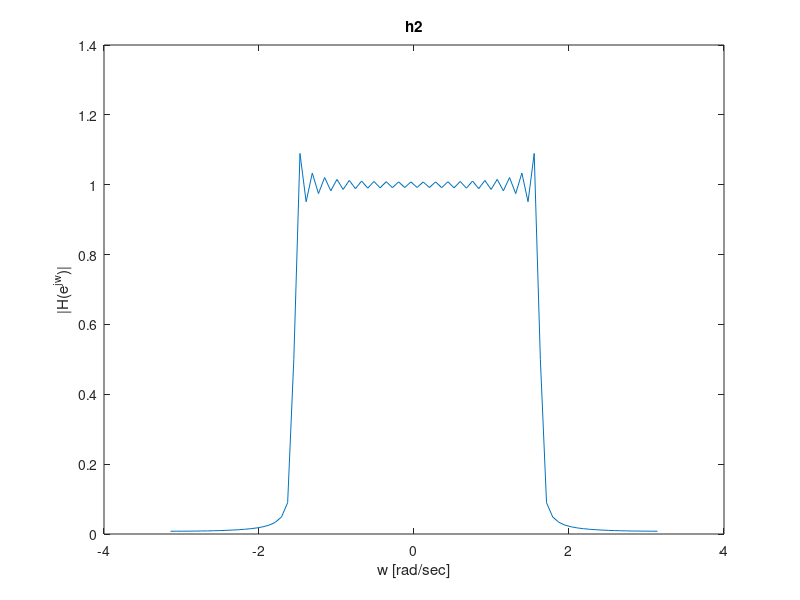
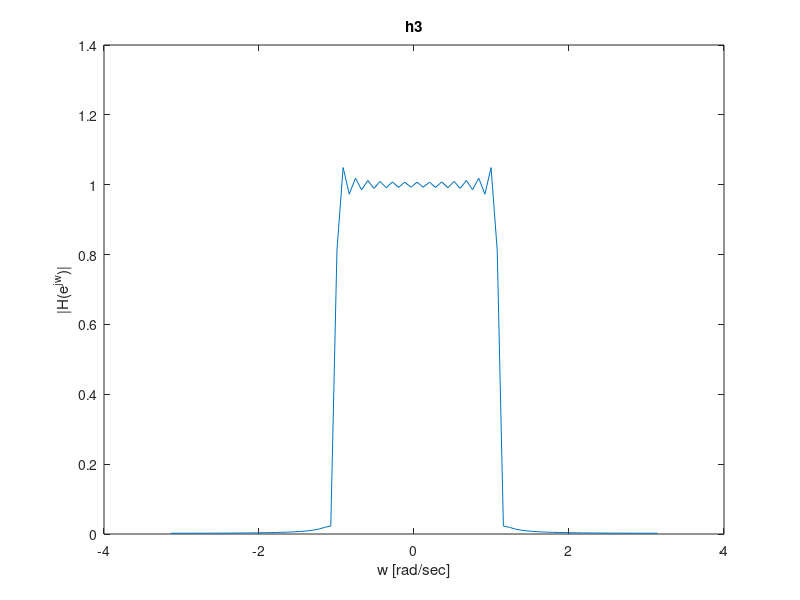
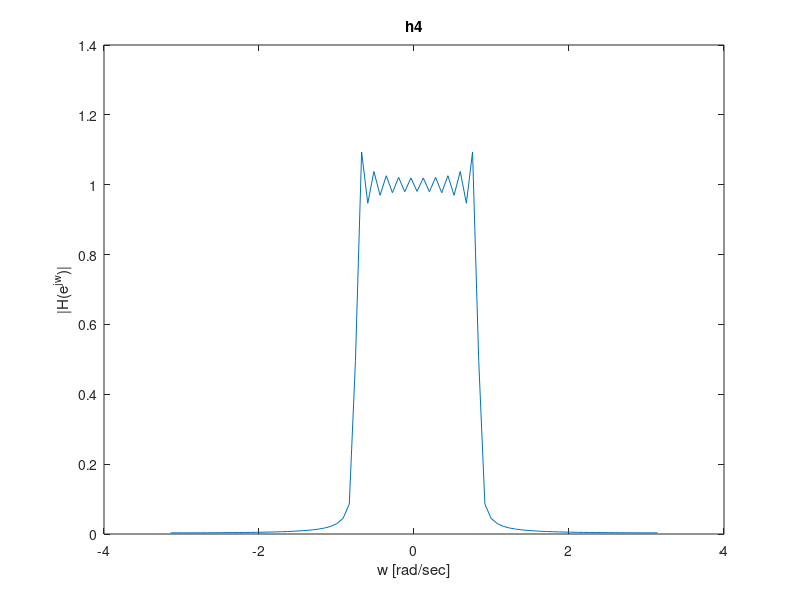
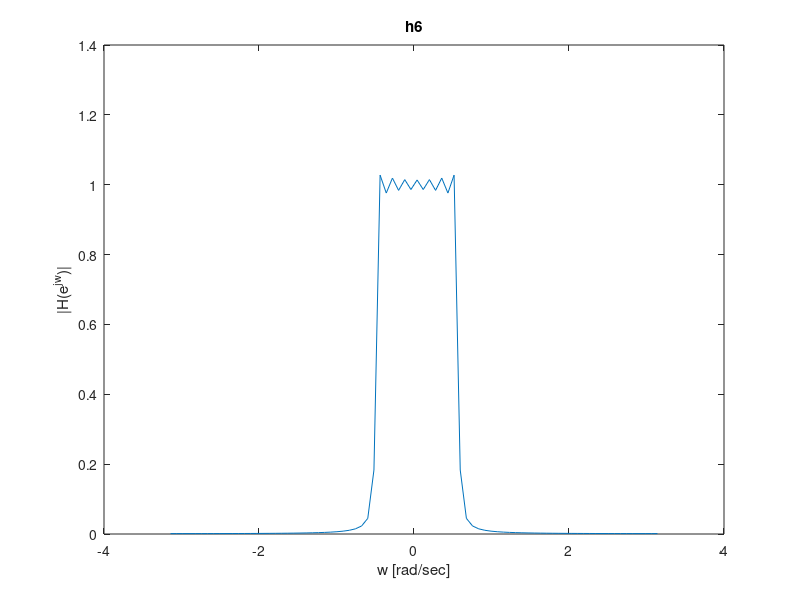

The MATLAB source for these figures, in order:
load('LPF.mat');

%Part b question a
n = length(h2);
w = linspace(-pi,pi,n);
H2 = fftshift(fft(h2));
H3 = fftshift(fft(h3));
H4 = fftshift(fft(h4));
H6 = fftshift(fft(h6));


figure
plot(w,abs(H2));
title('h2');
xlabel('w [rad/sec]');
ylabel('|H(e^{jw})|');

figure
plot(w,abs(H3));
title('h3');
xlabel('w [rad/sec]');
ylabel('|H(e^{jw})|');

figure
plot(w,abs(H4));
title('h4');
xlabel('w [rad/sec]');
ylabel('|H(e^{jw})|');

figure
plot(w,abs(H6));
title('h6');
xlabel('w [rad/sec]');
ylabel('|H(e^{jw})|');

%part b question b 
n = -10000:10000-1;
len = length(n);
w = linspace(-pi,pi,len);
x = 2.*cos(3*pi.*n./10).*cos(pi.*n./10);
X = fftshift(fft(x));
figure
plot(w,abs(X));
title('X');
xlabel('w [rad/sec]');
ylabel('|X(e^{jw})|');
 

%part b question d
%we used the n paramter of the fft function to make Hi the same size as X
%its just adding zeros to the original vector Hi we do it 
%so we could use element by element multiplication in matlab to find the
%output Yi
H2 = fftshift(fft(h2,len));
H3 = fftshift(fft(h3,len));
H4 = fftshift(fft(h4,len));
H6 = fftshift(fft(h6,len));
Y2 = X.*H2; 
Y3 = X.*H3;
Y4 = X.*H4;
Y6 = X.*H6;

figure
plot(w,abs(Y2));
title('Y2');
xlabel('w [rad/sec]');
ylabel('|Y(e^{jw})|');

figure
plot(w,abs(Y3));
title('Y3');
xlabel('w [rad/sec]');
ylabel('|Y(e^{jw})|');

figure
plot(w,abs(Y4));
title('Y4');
xlabel('w [rad/sec]');
ylabel('|Y(e^{jw})|');


figure
plot(w,abs(Y6));
title('Y6');
xlabel('w [rad/sec]');
ylabel('|Y(e^{jw})|');


%part b question e
%we awant to use idtft to get the signal back from the Transfer function
%of the output back into the original output , we will need to use first
%the ifftshift and then the ifft (reverse order then the orser we used to
%calculate the original Transfer function
y2 = ifft(ifftshift(Y2));
y3 = ifft(ifftshift(Y3));
y4 = ifft(ifftshift(Y4));
y6 = ifft(ifftshift(Y6));


figure
stem(n,y2);
hold on
stem(n,y3);
stem(n,y4);
stem(n,y6);
stem(n,x);
hold off
xlim([-15 15]);
ylim([-2.2 2.2])
title('y2 y3 y4 y6 as compared to x');
legend('y2','y3','y4','y6','x');
xlabel('n');
ylabel('y');




